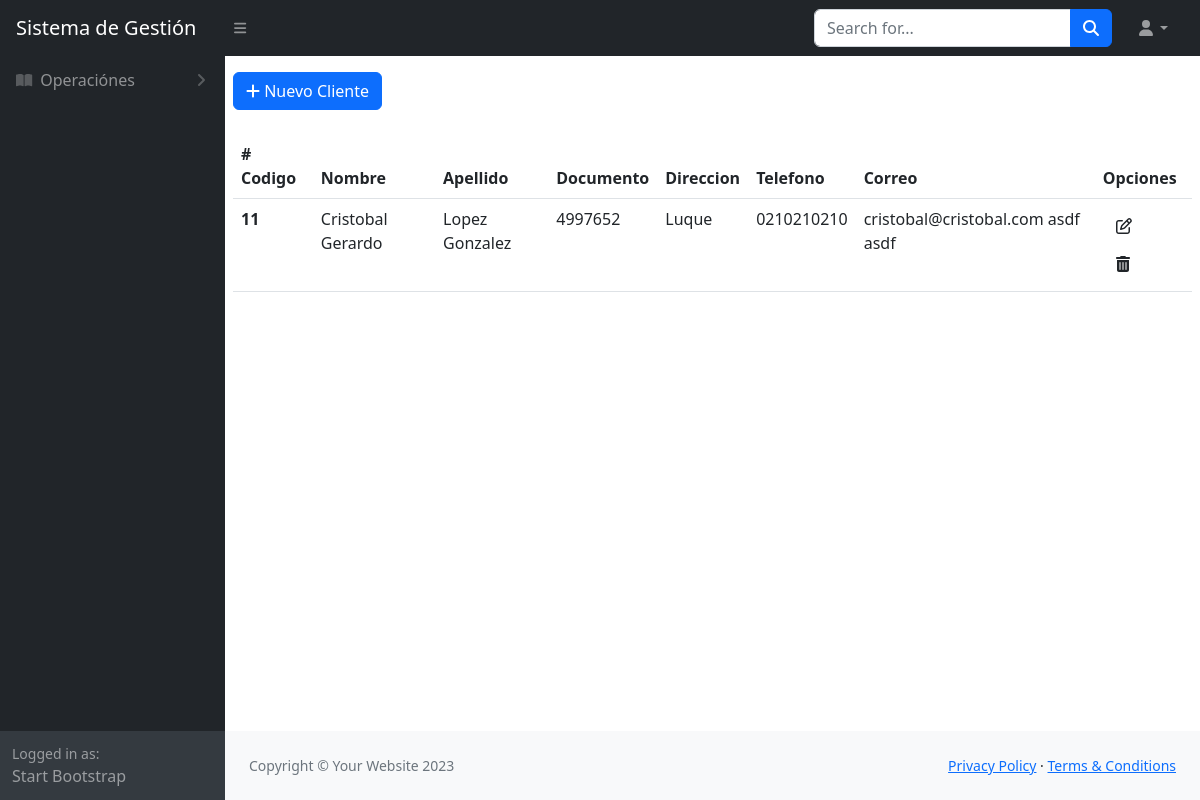
/clientes/, run on an earlier commit of the app's database.
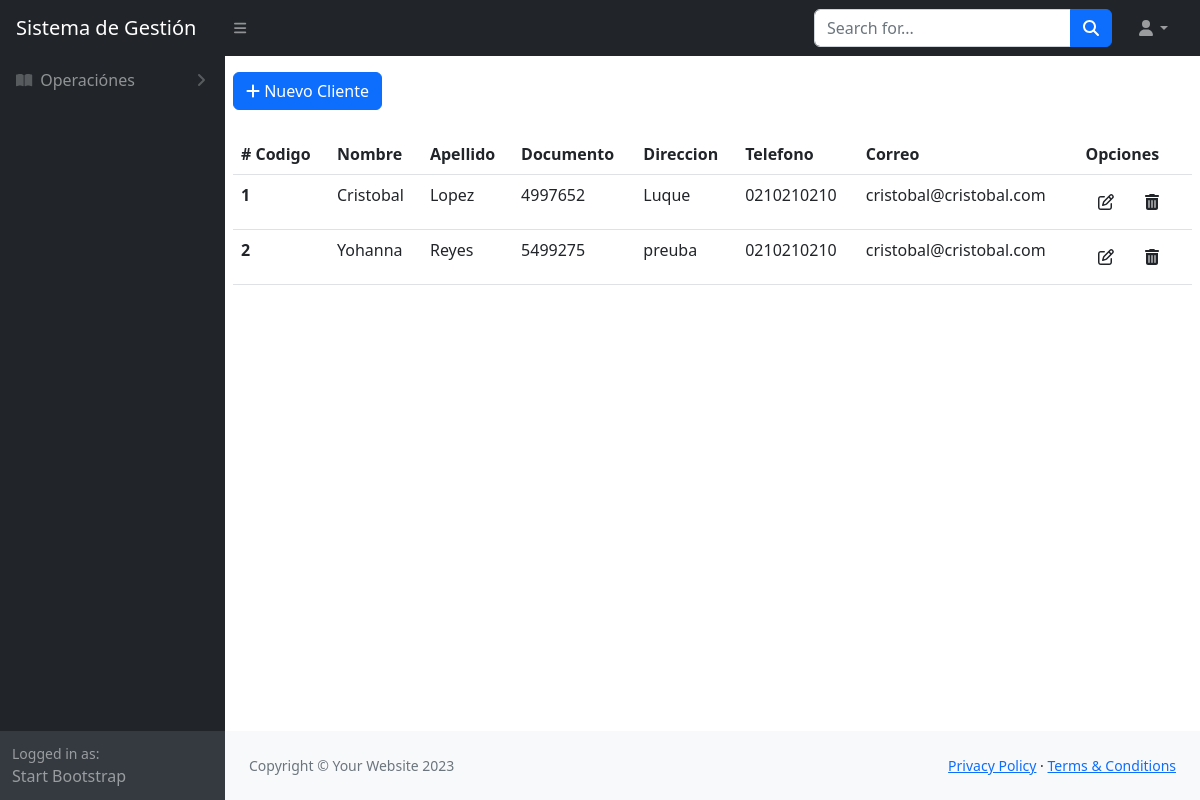
And on a later commit of the database.
### clientes/models.py (models this page shows, shortened)
class Clientes(models.Model):
    nombre = models.CharField(max_length=250)
    apellido = models.CharField(max_length=250)
    documento = models.CharField(max_length=250)
    direccion = models.CharField(max_length=250)
    telefono = models.CharField(max_length=250)
    correo = models.CharField(max_length=250)
    estado = models.BooleanField(default=True, blank=True, null=True)

### clientes/views.py (the view)
# urls.py: path("", lista_clientes, name="lista_clientes"),
def lista_clientes(request):
    if request.method == "GET":
        clientes = Clientes.objects.all()
        template_ = "clientes.html"
        context = {"titulo": "Lista de Clientes", "clientes": clientes}
    return render(request, template_name=template_, context=context)

### clientes/templates/clientes.html (shortened to what this page needs)
{% extends 'index.html' %}
{% load static %}
{% block content %}
<div class="my-2 p-2">
  <a href="nuevo_cliente" class="btn btn-primary "><i class="fa-solid fa-plus"></i> Nuevo Cliente</a>
</div>
<div class="p-2">
  <table class="table  table-responsive" id="datatablesSimple">
    <thead>
      <tr>
        <th scope="col"># Codigo</th>
        <th scope="col">Nombre</th>
        <th scope="col">Apellido</th>
        <th scope="col">Documento</th>
        <th scope="col">Direccion</th>
        <th scope="col">Telefono</th>
        <th scope="col">Correo</th>
        <th scope="col">Opciones</th>
      </tr>
    </thead>
    <tbody>
      {% for cli in clientes %}
      <tr>
        <th scope="row"> {{cli.id}} </th>
        <td> {{cli.nombre}}</td>
        <td> {{cli.apellido}}</td>
        <td> {{cli.documento}}</td>
        <td> {{cli.direccion}}</td>
        <td> {{cli.telefono}}</td>
        <td> {{cli.correo}}</td>
        <td> <a href="{% url 'modificar_cliente' cli.id %}" class="btn btn-ligth"> <i class="fa-regular fa-pen-to-square"></i> </a>
          <a href="#" class="btn btn-ligth" onclick="confirmarEliminacion('{{ cli.id }}')"><i class="fa-solid fa-trash-can"></i></a>
        </td>
      </tr>
      {% endfor %}
    </tbody>
  </table>
</div>
{% endblock %}

What changed in the data, as far as the page shows it:
removed Clientes: id "11", nombre "Cristobal Gerardo", apellido "Lopez Gonzalez", documento "4997652", direccion "Luque", telefono "0210210210", correo "cristobal@cristobal.com asdf asdf"
added Clientes: id "1", nombre "Cristobal", apellido "Lopez", documento "4997652", direccion "Luque", telefono "0210210210", correo "cristobal@cristobal.com"
added Clientes: id "2", nombre "Yohanna", apellido "Reyes", documento "5499275", direccion "preuba", telefono "0210210210", correo "cristobal@cristobal.com"
